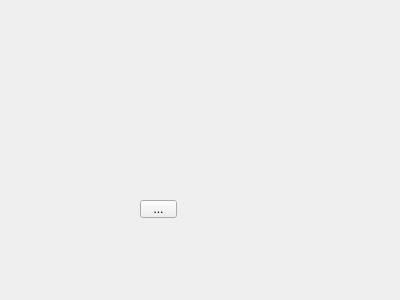
<?xml version="1.0" encoding="UTF-8"?>
<ui version="4.0">
 <class>Dialog</class>
 <widget class="QDialog" name="Dialog">
  <property name="geometry">
   <rect>
    <x>0</x>
    <y>0</y>
    <width>400</width>
    <height>300</height>
   </rect>
  </property>
  <property name="windowTitle">
   <string>Dialog</string>
  </property>
  <widget class="QToolButton" name="toolButton">
   <property name="geometry">
    <rect>
     <x>140</x>
     <y>200</y>
     <width>37</width>
     <height>18</height>
    </rect>
   </property>
   <property name="text">
    <string>...</string>
   </property>
  </widget>
 </widget>
 <layoutdefault spacing="6" margin="11"/>
 <resources/>
 <connections/>
</ui>
